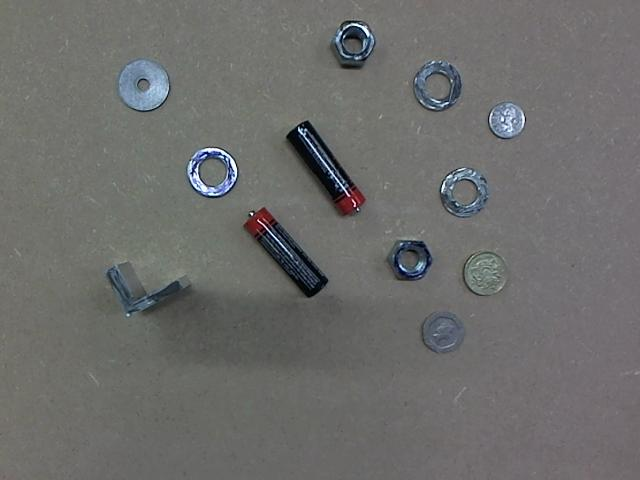
%> input picture Computer Vision project/Vision/practice/t1.jpg, 640 x 480 px
$ octave classify_new_set.m   (GNU Octave 9; MATLAB toolbox functions it lacks are replaced by stand-ins)
%> lines starting %> are read from the running program, lines starting %| are printed output that depends on the picture
%> the answer given: 3
%> the answer given: practice/t1.jpg
### Computer Vision project/Vision/synthesize_background.m
function [ background ] = synthesize_background( images_number, image_name)
%> called with images_number = 3, image_name = 'practice/t1.jpg'
%UNTITLED Summary of this function goes here
%   Detailed explanation goes here

red = zeros(480,640,images_number);
green = zeros(480,640,images_number);
blue = zeros(480,640,images_number);

for i = 1 : images_number

            name = sprintf(image_name,i);
            image = imread(name);
%> image is the input picture: size 480x640x3 uint8; mean R, G, B 108.6, 108.9, 107.4

            image = double(image);
%> image: size 480x640x3 double

            for r = 1 : 480
                for c = 1 : 640
                    red(r,c,i) = image(r,c,1);
                    green(r,c,i) = image(r,c,2);
                    blue(r,c,i) = image(r,c,3);
                end
            end
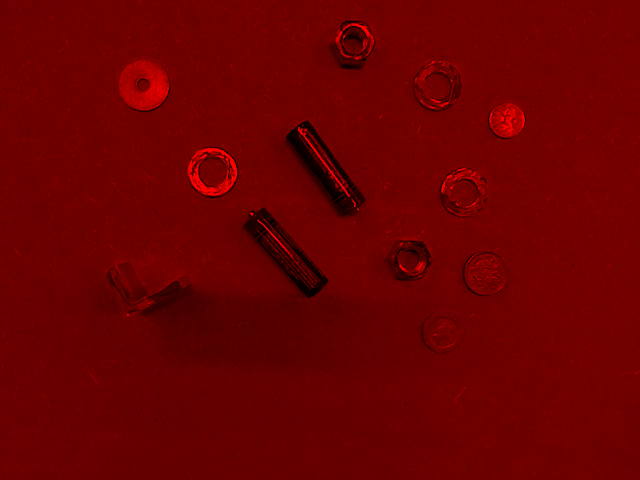
%> blue: size 480x640x3 double; mean R, G, B 107.4, 0, 0
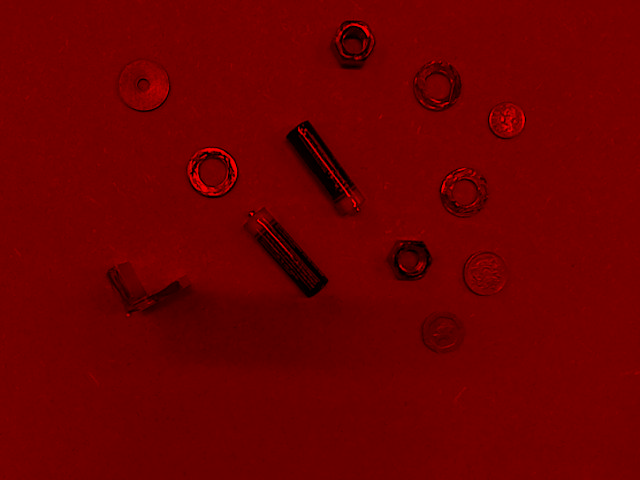
%> red: size 480x640x3 double; mean R, G, B 108.6, 0, 0
end

bgR = median(red,3);
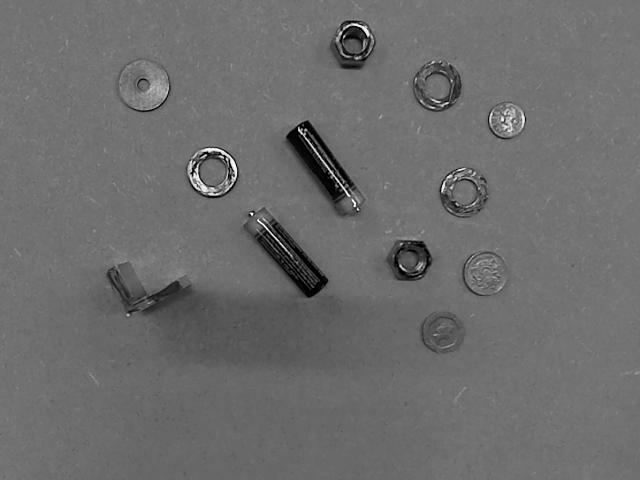
%> bgR: size 480x640 double; min 0, max 255, mean 108.6
bgG = median(green,3);
bgB = median(blue,3);
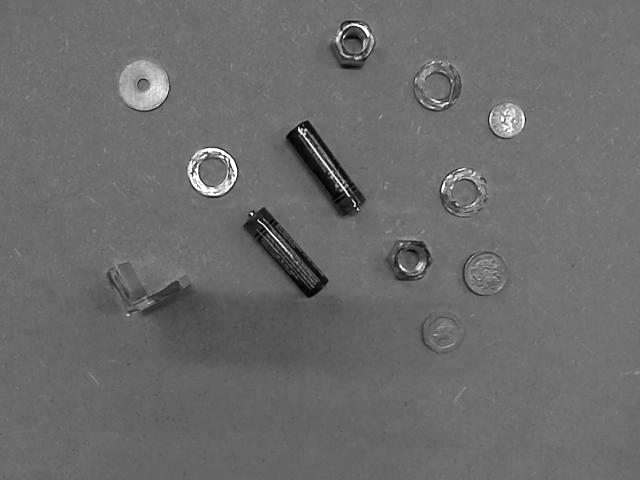
%> bgB: size 480x640 double; min 0, max 255, mean 107.4


%Form and normalize background RGB
norm_background = cat(3, bgR, bgG, bgB);
norm_background = normalizeRGB(norm_background);

%Filter  background to remove any leftover noise
new_bgR = medfilt2(norm_background(:,:,1), [18 18]);
new_bgG = medfilt2(norm_background(:,:,2), [18 18]);
new_bgB = medfilt2(norm_background(:,:,3), [18 18]);

background = cat(3,new_bgR,new_bgG,new_bgB);

### Computer Vision project/Vision/normalizeRGB.m
function [ norm_image ] = normalizeRGB( image )
%Normalizes RGB of an image
%   Detailed explanation goes here
        imageR = image(:,:,1);
        imageG = image(:,:,2);
        imageB = image(:,:,3);

        NormalizedRed = imageR./ sqrt(imageR.^2 + imageG.^2 + imageB.^2);
        NormalizedGreen = imageG./sqrt(imageR.^2 + imageG.^2 + imageB.^2);
        NormalizedBlue = imageB./sqrt(imageR.^2 + imageG.^2 + imageB.^2);
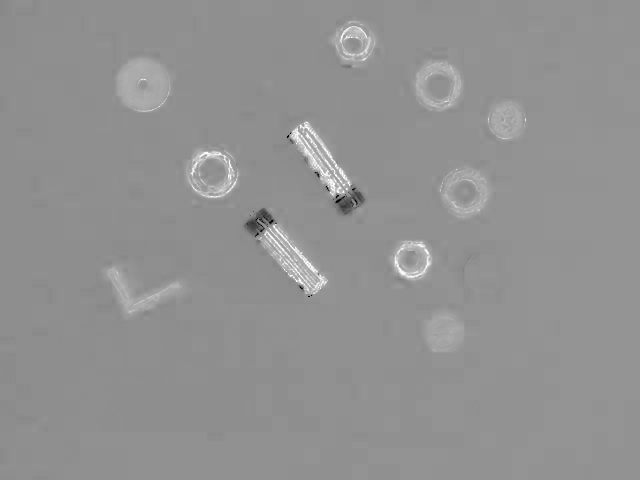
%> NormalizedBlue: size 480x640 double; min 0, max 1, mean 0.574

        norm_image = cat(3,NormalizedRed,NormalizedGreen,NormalizedBlue);
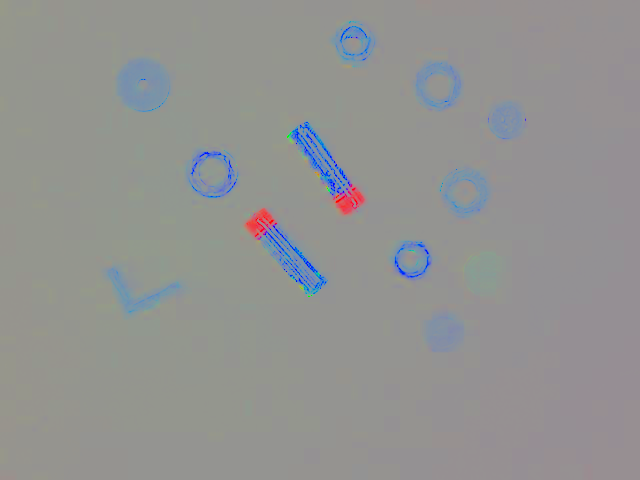
%> norm_image: size 480x640x3 double; mean R, G, B 0.576, 0.579, 0.574

end

### Computer Vision project/Vision/classify_new_set.m

prompt = 'Number of images: ';
images_number = input(prompt);

prompt = 'Image names: ';
image_name = input(prompt,'s');

%Create background
norm_background = synthesize_background(images_number,image_name);
%> in synthesize_background, `new_bgR = medfilt2(norm_background(:,:,1), [18 18]);`:
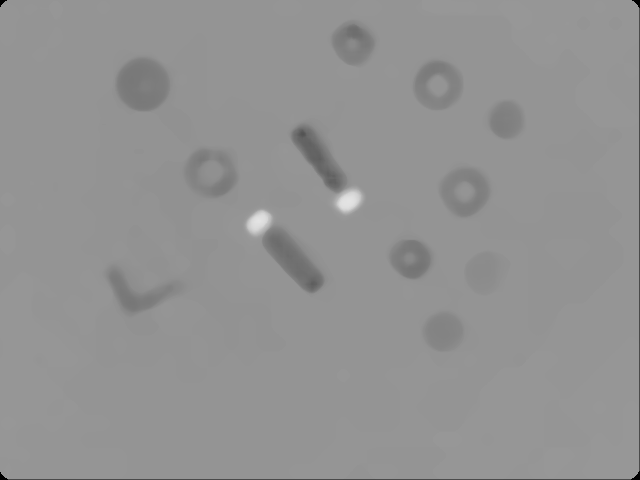
%> new_bgR: size 480x640 double; min 0, max 0.895, mean 0.577
%> (the run ends here)
